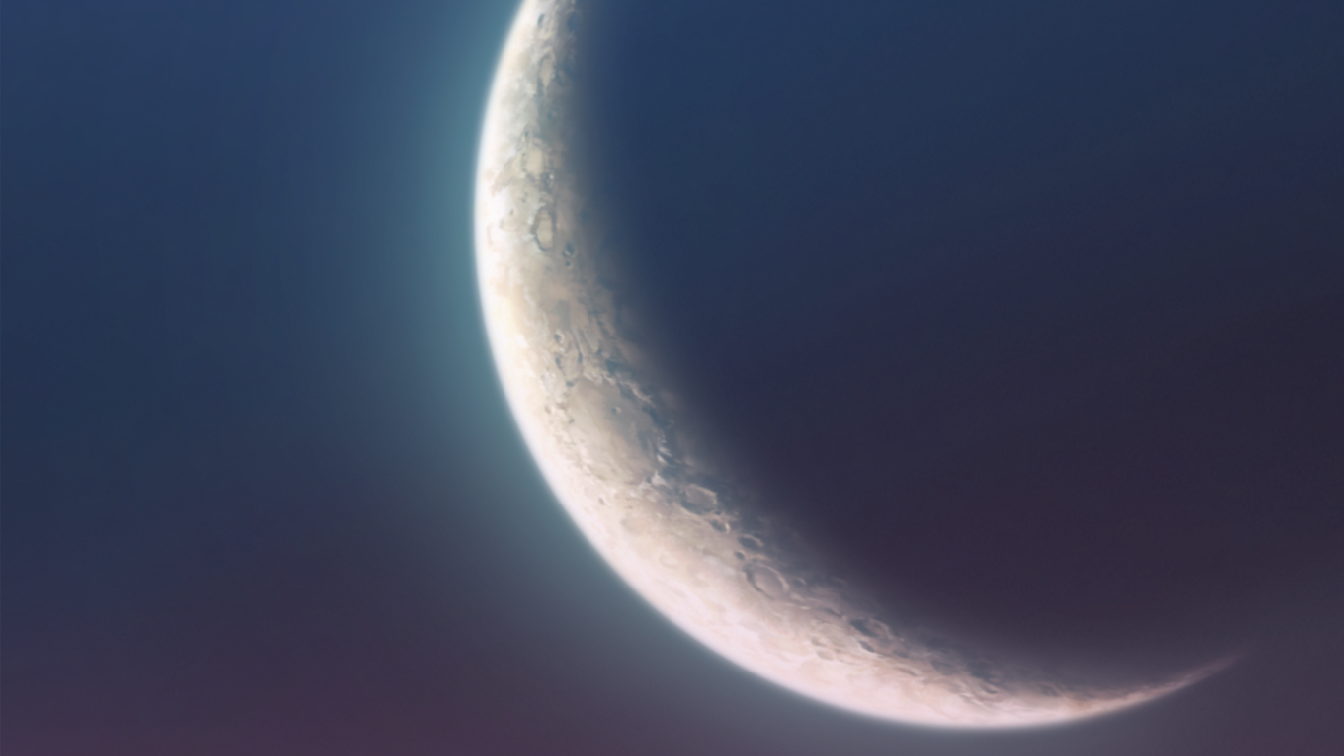

Rendered tile map (Tiled .tmx) drawn with the repository's tilesets; below, a short description and the map source with its tile grids summarised:
An orthogonal 16x9 tile map with 84x84 px tiles, 1 tile layer (BackGround).

<map version="1.0" orientation="orthogonal" renderorder="right-down" width="16" height="9" tilewidth="84" tileheight="84" nextobjectid="1">
 <tileset firstgid="1" name="backGround3" tilewidth="84" tileheight="84" spacing="1" margin="1">
  <image source="Cocos2D3.x-UIKit/Cocos2D3.x-UIKit/Resources/backGround3.png" width="1366" height="768" />
 </tileset>
 <layer name="BackGround" width="16" height="9">
  <data>[144 cells, 144 non-empty, 144 distinct tile ids]</data>
 </layer>
</map>
